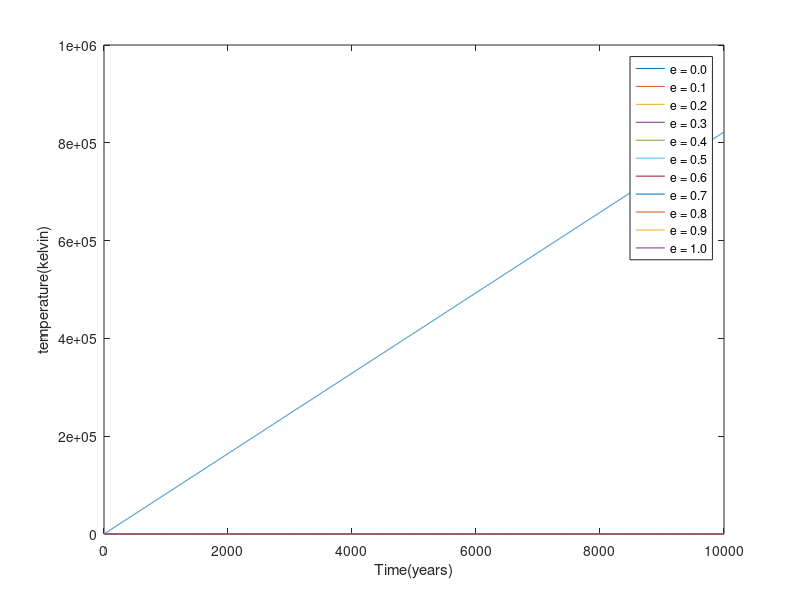

This chart was generated by the following MATLAB code:
global R const_stefan absorbed_light E

R = 2.912;#(w-yr)/((m^2)*k)
Q = 342 # W/(m^2)
alpha = 0.3 ;# albedo de la terre
const_stefan = 5.67*10^(-8)# W/((m^2)*(K^2)) , constante de Stefan-Boltzmann
absorbed_light = Q*(1-alpha)
E = 0.61 #facteur emissivite
function Question_1(t,T0)
    display("graph for question 1")
    global R const_stefan absorbed_light
    ode_sys = @(t,T)[(absorbed_light-(const_stefan*T^4))/R];
    [t,T]= ode45(ode_sys, t, T0);
    plot(t,T,'DisplayName', 'temperature');
    xlabel('Time(years)')
    ylabel('temperature(kelvin)')
    hold on
    line([min(t), max(t)], [254.9090, 254.9090], 'Color', 'r', 'LineStyle', '--');
    legend('temperature','y=254.90')
    a = input('press enter to continue');
endfunction
function Question_2()
    a = input('press enter to continue');
endfunction
function Question_3(t,T0)
    display("graph for question 3")
    global R const_stefan absorbed_light E
    ode_sys = @(t,T)[(absorbed_light-(E*const_stefan*T^4))/R];
    [t,T]= ode45(ode_sys, t, T0);
    plot(t,T,'DisplayName', 'temperature');
    xlabel('Time(years)')
    ylabel('temperature(kelvin)')
    hold on
    line([min(t), max(t)], [288.4382, 288.4382], 'Color', 'r', 'LineStyle', '--');
    legend('temperature','y=288.4382')
    a = input('press enter to continue');
endfunction
function Question_3_bis(t,T0)
    display("graph for question 3")
    global R const_stefan absorbed_light
    legend_entries = {};
    for e = 0:0.1:1;
      ode_sys = @(t,T)[(absorbed_light-(e*const_stefan*T^4))/R];
      [t,T]= ode45(ode_sys, t, T0);
      plot(t,T,'DisplayName', 'temperature');
      hold on
      xlabel('Time(years)')
      ylabel('temperature(kelvin)')
      legend_entries = [legend_entries, sprintf('e = %.1f', e)];
    end
    legend(legend_entries)
    a = input('press enter to continue');
endfunction



T0 = 0;# temperature moyenne
t = 0:1:(10^4); # temps en annee
Question_1(t,T0);
hold off;

Question_3(t,T0);
hold off;
Question_3_bis(t,T0);
hold off;
